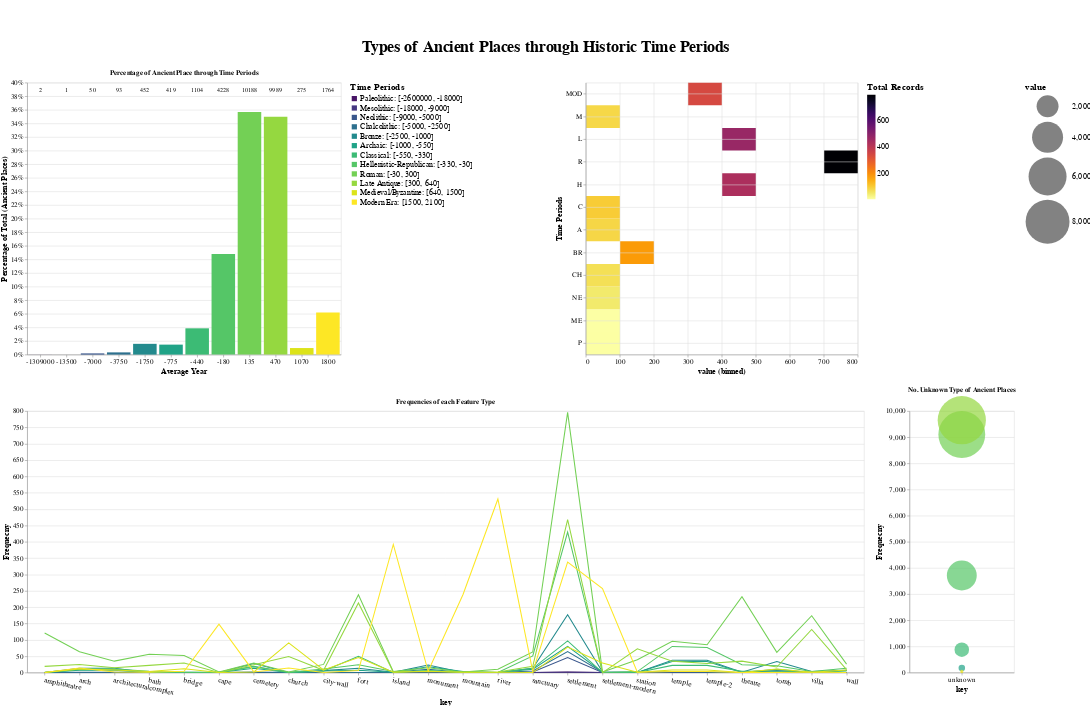

The code cell stored with this chart in its notebook:
### Markdown cell above
# Constracting the Design 5

### Code cell
import pandas as pd
pd.options.mode.chained_assignment = None

import numpy as np
import altair as alt

from IPython.core.display import display, HTML
display(HTML("<style>.container { width:98% !important; }</style>"))


display(HTML("""
<style>
form.vega-bindings {
  position: absolute;
  right: 270px;
  top: 400px;
}
</style>
"""))


time_periods_df = pd.read_csv('time_periods_df.csv', index_col=0)
time_periods2_df = pd.read_csv('time_periods2_df.csv', index_col=0)
countries_df_new_des3 = pd.read_csv('countries_df_new_des3.csv', index_col=0)

feattt = list(countries_df_new_des3.columns.values)[3:]
feattt2 = [x for x in feattt if x !='unknown']



##################
## BAR SELECTOR ##
##################
color_scale = alt.Scale(
    domain=[
            'Paleolithic: [-2600000, -18000]',
            'Mesolithic: [-18000, -9000]',
            'Neolithic: [-9000, -5000]',
            'Chalcolithic: [-5000, -2500]',
            'Bronze: [-2500, -1000]',
            'Archaic: [-1000, -550]',
            'Classical: [-550, -330]',
            'Hellenistic-Republican: [-330, -30]',
            'Roman: [-30, 300]',
            'Late Antique: [300, 640]',
            'Medieval/Byzantine: [640, 1500]',
            'Modern Era: [1500, 2100]'
    ],
    #range=["#A40126", "#D73027", "#F56D43", "#FDAE61", "#FFE090", "#FFFF99", "#E0F3F9", "#ABD9E9", "#75ADD2", "#4575B5", "#3145ce", "#314553"]
    range=["#481567FF", "#453781FF ", "#39568CFF ", "#2D708EFF ", "#238A8DFF ", "#20A387FF ", "#3CBB75FF ", "#55C667FF ", "#73D055FF  ", "#95D840FF  ", "#DCE319FF ", "#FDE725FF "]
    #range=["#FDE725FF", "#DCE319FF ", "#95D840FF ", "#73D055FF ", "#55C667FF ", "#3CBB75FF ", "#20A387FF ", "#238A8DFF ", "#2D708EFF  ", "#39568CFF  ", "#453781FF ", "#481567FF "]
)


selector = alt.selection_multi(fields=['Avg_year'])

bar_per = alt.Chart(time_periods_df).transform_joinaggregate(
    Total='sum(Anc_Places_freq)',
    
).transform_calculate(
    PercentOfTotal="datum.Anc_Places_freq / datum.Total"
    
).mark_bar().encode(
    alt.Y('PercentOfTotal:Q', axis=alt.Axis(format='.0%'), title='Percentage of Total (Ancient Places)'),
    #y='Avg_year:O'
    x=alt.X('Avg_year:O', title='Average Year', axis=alt.Axis(labelAngle=0),
            sort=alt.EncodingSortField('Avg_year', order='descending')),
   # color=alt.Color(
   #     'Periods:N',
   #     legend=alt.Legend( title='Time Periods'),
   #     scale=color_scale,
   # )
    color=alt.condition(selector,
                       'Periods:N',
                        alt.value('lightgray'),
                        legend=alt.Legend( title='Time Periods'),
                        #legend=None,
                        scale=color_scale,)
).properties(
    title= "Percentage of Ancient Place through Time Periods",
    width=600,
    height=520
).add_selection(
    selector
)


text = alt.Chart(time_periods_df).mark_text(dx=0, dy=-245, color='black').encode(
    y2=alt.Y2('PercentOfTotal:Q', ),
    #x=alt.X('Anc_Places_freq'),
    x=alt.X('Avg_year:O', sort=alt.Sort(field="Avg_year", order="ascending")),
    text=alt.Text('sum(Anc_Places_freq):Q', format='.0f')
).transform_filter(
    selector
)

barplot = bar_per+text

###############
## RECTAGLES ##
###############

features = feattt2
features_dropdown = alt.binding_select(options=features, name='column')
features_select = alt.selection_single(fields=['column'], bind=features_dropdown, init={'column': 'settlement'}, name="Ancient Place Type")


rect = alt.Chart(time_periods_df).transform_fold(
    features,
    as_=['column', 'value']
).transform_filter(
    features_select
).mark_rect().encode(
    alt.X('value:Q',
          bin=True,
          axis=alt.Axis(labelAngle=0, grid=True)),
    alt.Y('Period_key:N', title='Time Periods',
          sort=alt.EncodingSortField('Avg_year', order='descending'),
          axis=alt.Axis(labelAngle=0, grid=True)),
    alt.Color('value:Q',
        scale=alt.Scale(scheme='inferno', reverse=True),
        legend=alt.Legend(title='Total Records')
        ),
    tooltip=['Periods']
).properties(
  #  title= "No. Unknown Type of Ancient Places",
    width=520,
    height=520,
).add_selection(
    features_select
)


#################
## LINE GRAPHS ##
#################
lines1 = alt.Chart(time_periods2_df).transform_window(
    index='count()'
).transform_fold(
    feattt2
).mark_line().encode(
    x=alt.X('key:N', axis=alt.Axis(labelAngle=12)),
    y=alt.Y('value:Q', title='Frequecny'),
    detail='index:N',
    #row=alt.Row('Periods:N', sort=list(cr4.Periods.values)),
    color=alt.Color('Periods',
                    #legend=alt.Legend( title='Time Periods'),
                    legend=None,
                    scale=color_scale,)
                  #  orient='left'),
    #size = alt.Size('value:Q')
    #strokeDash='symbol',
).properties(
    title= "Frequencies of each Feature Type",
    width=1600,
    height=500
).add_selection(
    selector
).transform_filter(
    selector
)

bubble = alt.Chart(time_periods_df).transform_window(
    index='count()'
).transform_fold(
    ['unknown']#feattt2
).mark_circle().encode(
    x=alt.X('key:N', axis=alt.Axis(labelAngle=0)),
    y=alt.Y('value:Q', title='Frequecny'),
   # detail='index:N',
    #row=alt.Row('Periods:N', sort=list(cr4.Periods.values)),
    color=alt.Color('Periods',
                    legend=alt.Legend( title='Time Periods'),
                    scale=color_scale,),
                    #scale=alt.Scale(range=[0, 4000])),
    size = alt.Size('value:Q',
                    scale=alt.Scale(range=[0, 8500]),
                   ),#  legend=alt.Legend( orient='top-left'))
    #strokeDash='symbol',
    tooltip=['Periods', 'unknown']
).properties(
    title= "No. Unknown Type of Ancient Places",
    width=200,
    height=500,
).add_selection(
    selector
).transform_filter(
    selector
)

line_graphs = (lines1 | bubble)
barp_rec = alt.hconcat(barplot, rect, spacing=156)

dashboard3 = alt.vconcat(barp_rec, line_graphs, spacing=20,padding={"top":75}, title={"text":"Types of Ancient Places through Historic Time Periods",
                                                   "fontSize":30,
                                                   "anchor":"middle", 
                                                   "baseline":"alphabetic"}).configure_axis(
    labelFontSize=14,
    titleFontSize=15
).configure_legend(
    titleFontSize=18,
    labelFontSize=15,
    labelLimit= 0,
) #.configure(background='#F8F8F8')
dashboard3

### Figure 1 — Vega-Lite specification as saved in the notebook (floating-point values rounded to 4 significant figures)
{"config": {"view": {"continuousWidth": 400, "continuousHeight": 300}, "axis": {"labelFontSize": 14, "titleFontSize": 15}, "legend": {"labelFontSize": 15, "labelLimit": 0, "titleFontSize": 18}}, "vconcat": [{"hconcat": [{"layer": [{"mark": "bar", "encoding": {"color": {"condition": {"type": "nominal", "field": "Periods", "legend": {"title": "Time Periods"}, "scale": {"domain": ["Paleolithic: [-2600000, -18000]", "Mesolithic: [-18000, -9000]", "Neolithic: [-9000, -5000]", "Chalcolithic: [-5000, -2500]", "Bronze: [-2500, -1000]", "Archaic: [-1000, -550]", "Classical: [-550, -330]", "Hellenistic-Republican: [-330, -30]", "Roman: [-30, 300]", "Late Antique: [300, 640]", "Medieval/Byzantine: [640, 1500]", "Modern Era: [1500, 2100]"], "range": ["#481567FF", "#453781FF ", "#39568CFF ", "#2D708EFF ", "#238A8DFF ", "#20A387FF ", "#3CBB75FF ", "#55C667FF ", "#73D055FF  ", "#95D840FF  ", "#DCE319FF ", "#FDE725FF "]}, "selection": "selector001"}, "value": "lightgray"}, "x": {"type": "ordinal", "axis": {"labelAngle": 0}, "field": "Avg_year", "sort": {"field": "Avg_year", "order": "descending"}, "title": "Average Year"}, "y": {"type": "quantitative", "axis": {"format": ".0%"}, "field": "PercentOfTotal", "title": "Percentage of Total (Ancient Places)"}}, "height": 520, "selection": {"selector001": {"type": "multi", "fields": ["Avg_year"]}}, "title": "Percentage of Ancient Place through Time Periods", "transform": [{"joinaggregate": [{"op": "sum", "field": "Anc_Places_freq", "as": "Total"}]}, {"calculate": "datum.Anc_Places_freq / datum.Total", "as": "PercentOfTotal"}], "width": 600}, {"mark": {"type": "text", "color": "black", "dx": 0, "dy": -245}, "encoding": {"text": {"type": "quantitative", "aggregate": "sum", "field": "Anc_Places_freq", "format": ".0f"}, "x": {"type": "ordinal", "field": "Avg_year", "sort": {"field": "Avg_year", "order": "ascending"}}, "y2": {"field": "PercentOfTotal"}}, "transform": [{"filter": {"selection": "selector001"}}]}]}, {"mark": "rect", "encoding": {"color": {"type": "quantitative", "field": "value", "legend": {"title": "Total Records"}, "scale": {"reverse": true, "scheme": "inferno"}}, "tooltip": [{"type": "nominal", "field": "Periods"}], "x": {"type": "quantitative", "axis": {"grid": true, "labelAngle": 0}, "bin": true, "field": "value"}, "y": {"type": "nominal", "axis": {"grid": true, "labelAngle": 0}, "field": "Period_key", "sort": {"field": "Avg_year", "order": "descending"}, "title": "Time Periods"}}, "height": 520, "selection": {"Ancient Place Type": {"type": "single", "fields": ["column"], "bind": {"input": "select", "options": ["amphitheatre", "architecturalcomplex", "arch", "sanctuary", "island", "fort", "temple-2", "bridge", "monument", "settlement", "settlement-modern", "church", "city-wall", "wall", "bath", "temple", "cemetery", "river", "theatre", "tomb", "mountain", "cape", "station", "villa"], "name": "column"}, "init": {"column": "settlement"}}}, "transform": [{"fold": ["amphitheatre", "architecturalcomplex", "arch", "sanctuary", "island", "fort", "temple-2", "bridge", "monument", "settlement", "settlement-modern", "church", "city-wall", "wall", "bath", "temple", "cemetery", "river", "theatre", "tomb", "mountain", "cape", "station", "villa"], "as": ["column", "value"]}, {"filter": {"selection": "Ancient Place Type"}}], "width": 520}], "data": {"name": "data-ba6d8d86ea0c0386d0125c3ab6d59ba7"}, "spacing": 156}, {"hconcat": [{"data": {"name": "data-ae37570575b7312592e5c0ee0f8366e9"}, "mark": "line", "encoding": {"color": {"type": "nominal", "field": "Periods", "legend": null, "scale": {"domain": ["Paleolithic: [-2600000, -18000]", "Mesolithic: [-18000, -9000]", "Neolithic: [-9000, -5000]", "Chalcolithic: [-5000, -2500]", "Bronze: [-2500, -1000]", "Archaic: [-1000, -550]", "Classical: [-550, -330]", "Hellenistic-Republican: [-330, -30]", "Roman: [-30, 300]", "Late Antique: [300, 640]", "Medieval/Byzantine: [640, 1500]", "Modern Era: [1500, 2100]"], "range": ["#481567FF", "#453781FF ", "#39568CFF ", "#2D708EFF ", "#238A8DFF ", "#20A387FF ", "#3CBB75FF ", "#55C667FF ", "#73D055FF  ", "#95D840FF  ", "#DCE319FF ", "#FDE725FF "]}}, "detail": {"type": "nominal", "field": "index"}, "x": {"type": "nominal", "axis": {"labelAngle": 12}, "field": "key"}, "y": {"type": "quantitative", "field": "value", "title": "Frequecny"}}, "height": 500, "selection": {"selector001": {"type": "multi", "fields": ["Avg_year"]}}, "title": "Frequencies of each Feature Type", "transform": [{"window": [{"op": "count", "as": "index"}]}, {"fold": ["amphitheatre", "architecturalcomplex", "arch", "sanctuary", "island", "fort", "temple-2", "bridge", "monument", "settlement", "settlement-modern", "church", "city-wall", "wall", "bath", "temple", "cemetery", "river", "theatre", "tomb", "mountain", "cape", "station", "villa"]}, {"filter": {"selection": "selector001"}}], "width": 1600}, {"data": {"name": "data-ba6d8d86ea0c0386d0125c3ab6d59ba7"}, "mark": "circle", "encoding": {"color": {"type": "nominal", "field": "Periods", "legend": {"title": "Time Periods"}, "scale": {"domain": ["Paleolithic: [-2600000, -18000]", "Mesolithic: [-18000, -9000]", "Neolithic: [-9000, -5000]", "Chalcolithic: [-5000, -2500]", "Bronze: [-2500, -1000]", "Archaic: [-1000, -550]", "Classical: [-550, -330]", "Hellenistic-Republican: [-330, -30]", "Roman: [-30, 300]", "Late Antique: [300, 640]", "Medieval/Byzantine: [640, 1500]", "Modern Era: [1500, 2100]"], "range": ["#481567FF", "#453781FF ", "#39568CFF ", "#2D708EFF ", "#238A8DFF ", "#20A387FF ", "#3CBB75FF ", "#55C667FF ", "#73D055FF  ", "#95D840FF  ", "#DCE319FF ", "#FDE725FF "]}}, "size": {"type": "quantitative", "field": "value", "scale": {"range": [0, 8500]}}, "tooltip": [{"type": "nominal", "field": "Periods"}, {"type": "quantitative", "field": "unknown"}], "x": {"type": "nominal", "axis": {"labelAngle": 0}, "field": "key"}, "y": {"type": "quantitative", "field": "value", "title": "Frequecny"}}, "height": 500, "selection": {"selector001": {"type": "multi", "fields": ["Avg_year"]}}, "title": "No. Unknown Type of Ancient Places", "transform": [{"window": [{"op": "count", "as": "index"}]}, {"fold": ["unknown"]}, {"filter": {"selection": "selector001"}}], "width": 200}]}], "padding": {"top": 75}, "spacing": 20, "title": {"text": "Types of Ancient Places through Historic Time Periods", "fontSize": 30, "anchor": "middle", "baseline": "alphabetic"}, "$schema": "https://vega.github.io/schema/vega-lite/v4.8.1.json", "datasets": {"data-ba6d8d86ea0c0386d0125c3ab6d59ba7": [{"Periods": "Paleolithic: [-2600000, -18000]", "Period_key": "P", "Anc_Places_freq": 2, "Avg_year": -1309000, "amphitheatre": 0, "architecturalcomplex": 0, "arch": 0, "sanctuary": 0, "island": 0, "fort": 0, "temple-2": 0, "bridge": 0, "monument": 0, "settlement": 2, "settlement-modern": 0, "church": 0, "city-wall": 0, "wall": 0, "bath": 0, "temple": 0, "cemetery": 0, "river": 0, "theatre": 0, "unknown": 0, "tomb": 0, "mountain": 0, "cape": 0, "station": 0, "villa": 0}, {"Periods": "Mesolithic: [-18000, -9000]", "Period_key": "ME", "Anc_Places_freq": 1, "Avg_year": -13500, "amphitheatre": 0, "architecturalcomplex": 0, "arch": 0, "sanctuary": 0, "island": 0, "fort": 0, "temple-2": 0, "bridge": 0, "monument": 0, "settlement": 1, "settlement-modern": 0, "church": 0, "city-wall": 0, "wall": 0, "bath": 0, "temple": 0, "cemetery": 0, "river": 0, "theatre": 0, "unknown": 0, "tomb": 0, "mountain": 0, "cape": 0, "station": 0, "villa": 0}, {"Periods": "Neolithic: [-9000, -5000]", "Period_key": "NE", "Anc_Places_freq": 50, "Avg_year": -7000, "amphitheatre": 0, "architecturalcomplex": 0, "arch": 0, "sanctuary": 2, "island": 0, "fort": 0, "temple-2": 0, "bridge": 0, "monument": 0, "settlement": 46, "settlement-modern": 0, "church": 0, "city-wall": 0, "wall": 0, "bath": 0, "temple": 0, "cemetery": 0, "river": 0, "theatre": 0, "unknown": 2, "tomb": 1, "mountain": 0, "cape": 0, "station": 0, "villa": 0}, {"Periods": "Chalcolithic: [-5000, -2500]", "Period_key": "CH", "Anc_Places_freq": 93, "Avg_year": -3750, "amphitheatre": 0, "architecturalcomplex": 1, "arch": 1, "sanctuary": 5, "island": 1, "fort": 0, "temple-2": 2, "bridge": 0, "monument": 10, "settlement": 64, "settlement-modern": 1, "church": 0, "city-wall": 0, "wall": 0, "bath": 1, "temple": 3, "cemetery": 2, "river": 0, "theatre": 0, "unknown": 0, "tomb": 6, "mountain": 0, "cape": 0, "station": 1, "villa": 0}, {"Periods": "Bronze: [-2500, -1000]", "Period_key": "BR", "Anc_Places_freq": 452, "Avg_year": -1750, "amphitheatre": 0, "architecturalcomplex": 13, "arch": 13, "sanctuary": 13, "island": 1, "fort": 13, "temple-2": 38, "bridge": 1, "monument": 23, "settlement": 177, "settlement-modern": 2, "church": 0, "city-wall": 6, "wall": 7, "bath": 0, "temple": 38, "cemetery": 28, "river": 0, "theatre": 1, "unknown": 11, "tomb": 34, "mountain": 0, "cape": 0, "station": 0, "villa": 3}, {"Periods": "Archaic: [-1000, -550]", "Period_key": "A", "Anc_Places_freq": 419, "Avg_year": -775, "amphitheatre": 0, "architecturalcomplex": 7, "arch": 7, "sanctuary": 10, "island": 1, "fort": 7, "temple-2": 34, "bridge": 0, "monument": 18, "settlement": 80, "settlement-modern": 1, "church": 0, "city-wall": 5, "wall": 6, "bath": 0, "temple": 34, "cemetery": 13, "river": 0, "theatre": 0, "unknown": 177, "tomb": 10, "mountain": 3, "cape": 0, "station": 0, "villa": 0}, {"Periods": "Classical: [-550, -330]", "Period_key": "C", "Anc_Places_freq": 1104, "Avg_year": -440, "amphitheatre": 0, "architecturalcomplex": 9, "arch": 9, "sanctuary": 13, "island": 0, "fort": 50, "temple-2": 22, "bridge": 0, "monument": 6, "settlement": 97, "settlement-modern": 0, "church": 0, "city-wall": 5, "wall": 6, "bath": 0, "temple": 22, "cemetery": 19, "river": 0, "theatre": 4, "unknown": 877, "tomb": 5, "mountain": 2, "cape": 0, "station": 0, "villa": 1}, {"Periods": "Hellenistic-Republican: [-330, -30]", "Period_key": "H", "Anc_Places_freq": 4228, "Avg_year": -180, "amphitheatre": 1, "architecturalcomplex": 11, "arch": 11, "sanctuary": 51, "island": 3, "fort": 24, "temple-2": 77, "bridge": 1, "monument": 5, "settlement": 430, "settlement-modern": 0, "church": 1, "city-wall": 11, "wall": 13, "bath": 4, "temple": 80, "cemetery": 18, "river": 0, "theatre": 24, "unknown": 3713, "tomb": 21, "mountain": 2, "cape": 1, "station": 3, "villa": 3}, {"Periods": "Roman: [-30, 300]", "Period_key": "R", "Anc_Places_freq": 10188, "Avg_year": 135, "amphitheatre": 121, "architecturalcomplex": 35, "arch": 64, "sanctuary": 63, "island": 3, "fort": 238, "temple-2": 85, "bridge": 52, "monument": 15, "settlement": 796, "settlement-modern": 2, "church": 2, "city-wall": 25, "wall": 26, "bath": 56, "temple": 96, "cemetery": 29, "river": 10, "theatre": 232, "unknown": 9104, "tomb": 62, "mountain": 2, "cape": 2, "station": 39, "villa": 174}, {"Periods": "Late Antique: [300, 640]", "Period_key": "L", "Anc_Places_freq": 9989, "Avg_year": 470, "amphitheatre": 19, "architecturalcomplex": 15, "arch": 25, "sanctuary": 19, "island": 2, "fort": 213, "temple-2": 28, "bridge": 29, "monument": 3, "settlement": 468, "settlement-modern": 0, "church": 49, "city-wall": 7, "wall": 9, "bath": 22, "temple": 35, "cemetery": 24, "river": 2, "theatre": 35, "unknown": 9651, "tomb": 17, "mountain": 1, "cape": 0, "station": 73, "villa": 132}, {"Periods": "Medieval/Byzantine: [640, 1500]", "Period_key": "M", "Anc_Places_freq": 275, "Avg_year": 1070, "amphitheatre": 0, "architecturalcomplex": 8, "arch": 11, "sanctuary": 0, "island": 1, "fort": 46, "temple-2": 8, "bridge": 12, "monument": 4, "settlement": 78, "settlement-modern": 29, "church": 91, "city-wall": 8, "wall": 8, "bath": 3, "temple": 8, "cemetery": 2, "river": 1, "theatre": 0, "unknown": 7, "tomb": 11, "mountain": 1, "cape": 0, "station": 1, "villa": 1}, {"Periods": "Modern Era: [1500, 2100]", "Period_key": "MOD", "Anc_Places_freq": 1764, "Avg_year": 1800, "amphitheatre": 0, "architecturalcomplex": 2, "arch": 14, "sanctuary": 3, "island": 392, "fort": 6, "temple-2": 3, "bridge": 4, "monument": 4, "settlement": 338, "settlement-modern": 257, "church": 14, "city-wall": 0, "wall": 0, "bath": 1, "temple": 3, "cemetery": 2, "river": 531, "theatre": 0, "unknown": 44, "tomb": 0, "mountain": 239, "cape": 148, "station": 1, "villa": 1}], "data-ae37570575b7312592e5c0ee0f8366e9": [{"Periods": "Paleolithic: [-2600000, -18000]", "Period_key": "P", "Anc_Places_freq": 2, "Avg_year": -1309000, "amphitheatre": 0, "architecturalcomplex": 0, "arch": 0, "sanctuary": 0, "island": 0, "fort": 0, "temple-2": 0, "bridge": 0, "monument": 0, "settlement": 2, "settlement-modern": 0, "church": 0, "city-wall": 0, "wall": 0, "bath": 0, "temple": 0, "cemetery": 0, "river": 0, "theatre": 0, "tomb": 0, "mountain": 0, "cape": 0, "station": 0, "villa": 0}, {"Periods": "Mesolithic: [-18000, -9000]", "Period_key": "ME", "Anc_Places_freq": 1, "Avg_year": -13500, "amphitheatre": 0, "architecturalcomplex": 0, "arch": 0, "sanctuary": 0, "island": 0, "fort": 0, "temple-2": 0, "bridge": 0, "monument": 0, "settlement": 1, "settlement-modern": 0, "church": 0, "city-wall": 0, "wall": 0, "bath": 0, "temple": 0, "cemetery": 0, "river": 0, "theatre": 0, "tomb": 0, "mountain": 0, "cape": 0, "station": 0, "villa": 0}, {"Periods": "Neolithic: [-9000, -5000]", "Period_key": "NE", "Anc_Places_freq": 50, "Avg_year": -7000, "amphitheatre": 0, "architecturalcomplex": 0, "arch": 0, "sanctuary": 2, "island": 0, "fort": 0, "temple-2": 0, "bridge": 0, "monument": 0, "settlement": 46, "settlement-modern": 0, "church": 0, "city-wall": 0, "wall": 0, "bath": 0, "temple": 0, "cemetery": 0, "river": 0, "theatre": 0, "tomb": 1, "mountain": 0, "cape": 0, "station": 0, "villa": 0}, {"Periods": "Chalcolithic: [-5000, -2500]", "Period_key": "CH", "Anc_Places_freq": 93, "Avg_year": -3750, "amphitheatre": 0, "architecturalcomplex": 1, "arch": 1, "sanctuary": 5, "island": 1, "fort": 0, "temple-2": 2, "bridge": 0, "monument": 10, "settlement": 64, "settlement-modern": 1, "church": 0, "city-wall": 0, "wall": 0, "bath": 1, "temple": 3, "cemetery": 2, "river": 0, "theatre": 0, "tomb": 6, "mountain": 0, "cape": 0, "station": 1, "villa": 0}, {"Periods": "Bronze: [-2500, -1000]", "Period_key": "BR", "Anc_Places_freq": 452, "Avg_year": -1750, "amphitheatre": 0, "architecturalcomplex": 13, "arch": 13, "sanctuary": 13, "island": 1, "fort": 13, "temple-2": 38, "bridge": 1, "monument": 23, "settlement": 177, "settlement-modern": 2, "church": 0, "city-wall": 6, "wall": 7, "bath": 0, "temple": 38, "cemetery": 28, "river": 0, "theatre": 1, "tomb": 34, "mountain": 0, "cape": 0, "station": 0, "villa": 3}, {"Periods": "Archaic: [-1000, -550]", "Period_key": "A", "Anc_Places_freq": 419, "Avg_year": -775, "amphitheatre": 0, "architecturalcomplex": 7, "arch": 7, "sanctuary": 10, "island": 1, "fort": 7, "temple-2": 34, "bridge": 0, "monument": 18, "settlement": 80, "settlement-modern": 1, "church": 0, "city-wall": 5, "wall": 6, "bath": 0, "temple": 34, "cemetery": 13, "river": 0, "theatre": 0, "tomb": 10, "mountain": 3, "cape": 0, "station": 0, "villa": 0}, {"Periods": "Classical: [-550, -330]", "Period_key": "C", "Anc_Places_freq": 1104, "Avg_year": -440, "amphitheatre": 0, "architecturalcomplex": 9, "arch": 9, "sanctuary": 13, "island": 0, "fort": 50, "temple-2": 22, "bridge": 0, "monument": 6, "settlement": 97, "settlement-modern": 0, "church": 0, "city-wall": 5, "wall": 6, "bath": 0, "temple": 22, "cemetery": 19, "river": 0, "theatre": 4, "tomb": 5, "mountain": 2, "cape": 0, "station": 0, "villa": 1}, {"Periods": "Hellenistic-Republican: [-330, -30]", "Period_key": "H", "Anc_Places_freq": 4228, "Avg_year": -180, "amphitheatre": 1, "architecturalcomplex": 11, "arch": 11, "sanctuary": 51, "island": 3, "fort": 24, "temple-2": 77, "bridge": 1, "monument": 5, "settlement": 430, "settlement-modern": 0, "church": 1, "city-wall": 11, "wall": 13, "bath": 4, "temple": 80, "cemetery": 18, "river": 0, "theatre": 24, "tomb": 21, "mountain": 2, "cape": 1, "station": 3, "villa": 3}, {"Periods": "Roman: [-30, 300]", "Period_key": "R", "Anc_Places_freq": 10188, "Avg_year": 135, "amphitheatre": 121, "architecturalcomplex": 35, "arch": 64, "sanctuary": 63, "island": 3, "fort": 238, "temple-2": 85, "bridge": 52, "monument": 15, "settlement": 796, "settlement-modern": 2, "church": 2, "city-wall": 25, "wall": 26, "bath": 56, "temple": 96, "cemetery": 29, "river": 10, "theatre": 232, "tomb": 62, "mountain": 2, "cape": 2, "station": 39, "villa": 174}, {"Periods": "Late Antique: [300, 640]", "Period_key": "L", "Anc_Places_freq": 9989, "Avg_year": 470, "amphitheatre": 19, "architecturalcomplex": 15, "arch": 25, "sanctuary": 19, "island": 2, "fort": 213, "temple-2": 28, "bridge": 29, "monument": 3, "settlement": 468, "settlement-modern": 0, "church": 49, "city-wall": 7, "wall": 9, "bath": 22, "temple": 35, "cemetery": 24, "river": 2, "theatre": 35, "tomb": 17, "mountain": 1, "cape": 0, "station": 73, "villa": 132}, {"Periods": "Medieval/Byzantine: [640, 1500]", "Period_key": "M", "Anc_Places_freq": 275, "Avg_year": 1070, "amphitheatre": 0, "architecturalcomplex": 8, "arch": 11, "sanctuary": 0, "island": 1, "fort": 46, "temple-2": 8, "bridge": 12, "monument": 4, "settlement": 78, "settlement-modern": 29, "church": 91, "city-wall": 8, "wall": 8, "bath": 3, "temple": 8, "cemetery": 2, "river": 1, "theatre": 0, "tomb": 11, "mountain": 1, "cape": 0, "station": 1, "villa": 1}, {"Periods": "Modern Era: [1500, 2100]", "Period_key": "MOD", "Anc_Places_freq": 1764, "Avg_year": 1800, "amphitheatre": 0, "architecturalcomplex": 2, "arch": 14, "sanctuary": 3, "island": 392, "fort": 6, "temple-2": 3, "bridge": 4, "monument": 4, "settlement": 338, "settlement-modern": 257, "church": 14, "city-wall": 0, "wall": 0, "bath": 1, "temple": 3, "cemetery": 2, "river": 531, "theatre": 0, "tomb": 0, "mountain": 239, "cape": 148, "station": 1, "villa": 1}]}}
